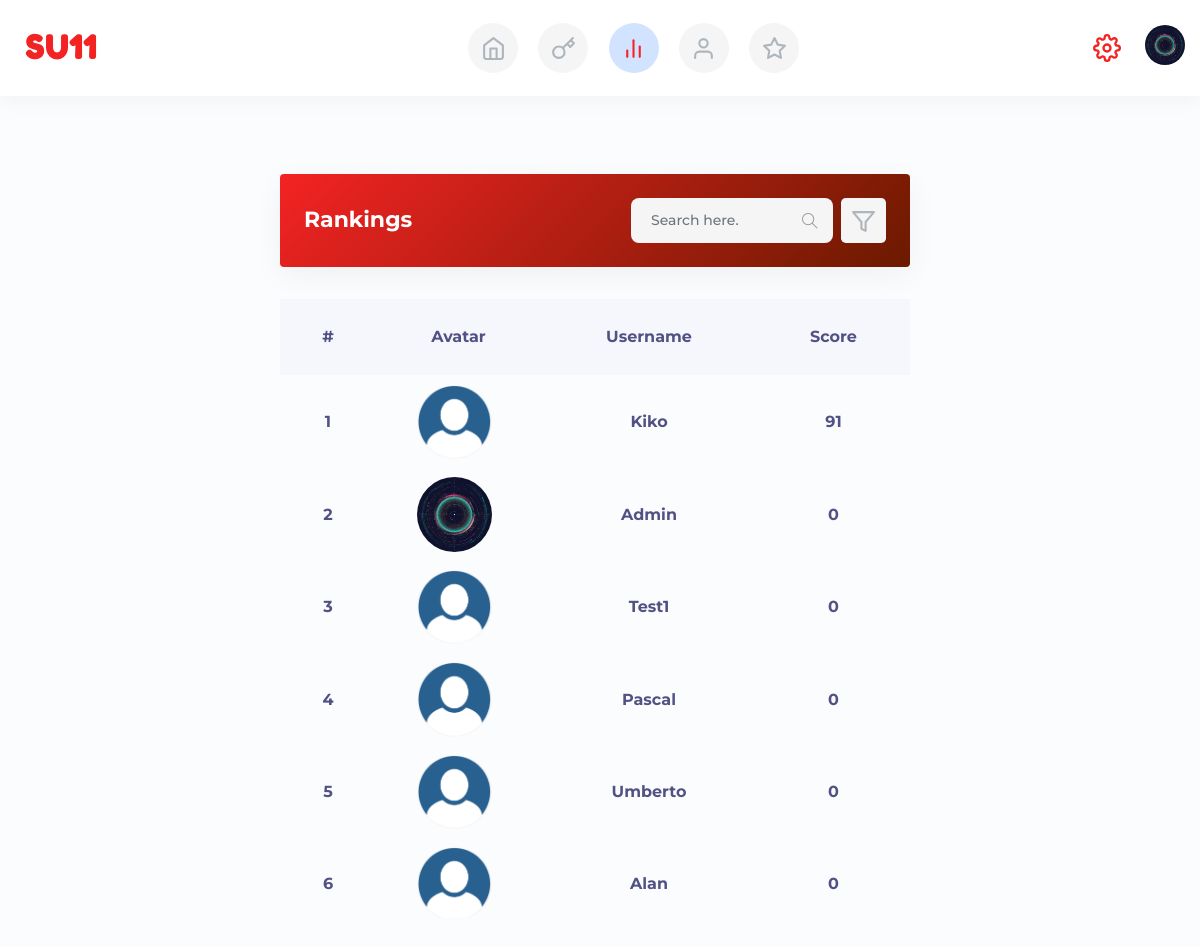
Screenshot of /ranking/ (signed in) with the database file from the repository.
### accounts/models.py (models this page shows, shortened)
class CustomUser(AbstractUser):
    full_name = models.CharField(max_length=50)
    is_vip = models.BooleanField(default=False)
    profile_picture = models.ImageField(upload_to='profile_pics/', blank=True, null=True)
    description = models.TextField(blank=True, max_length=255)
    is_online = models.BooleanField(default=False)
    is_verified = models.BooleanField(default=False)
    score = models.IntegerField(default=0)

### home/views.py (the view)
# urls.py: path('ranking/', views.ranking, name='ranking'),
def ranking(request):
    ranked_users = CustomUser.objects.exclude(username='bot_libur').order_by('-score')[:100]
    context = {
        'active_page': 'ranking',
        'ranked_users': ranked_users,
    }
    return render(request, 'ranking.html', context)

### templates/ranking.html (shortened to what this page needs)
{% extends "base.html" %}
{% load static %}
{% block content %}
<div class="row">
    <div class="col-xl-12 cart-wrapper mb-4">
        <div class="row">
            <div class="col-lg-12 mb-3">
                <div class="card bg-primary-gradiant shadow-xss w-100 d-block d-flex border-0 p-4 mb-3">
                    <div class="card-body d-flex align-items-center p-0">
                        <h2 class="fw-700 mb-0 mt-0 font-md text-white">Rankings</h2>
                        <div class="search-form-2 ms-auto">
                            <i class="ti-search font-xss"></i>
                            <input type="text" class="form-control text-grey-500 mb-0 bg-greylight theme-dark-bg border-0" placeholder="Search here.">
                        </div>
                        <a href="#" class="btn-round-md ms-2 bg-greylight theme-dark-bg rounded-3 font-xss text-grey-500"><i width="25px" height="25px" data-feather="filter"></i></a>
                    </div>
                </div>
            </div>
        </div>
        <div class="row">
            <div class="col-lg-12 mb-3">
                <div class="table-content table-responsive">
                    <table class="table text-center">
                        <thead class="bg-greyblue rounded-3">
                            <tr>
                                <th class="border-0 p-4">#</th>
                                <th class="border-0 p-4">Avatar</th>
                                <th class="border-0 p-4">Username</th>
                                <th class="border-0 p-4">Score</th>
                            </tr>
                        </thead>
                        <tbody>
                            {% for ranked_user in ranked_users %}
                            <tr>
                                <td>
                                    <span>
                                        <span><strong>{{ forloop.counter }}</strong></span>
                                    </span>
                                </td>
                                <td class="ps-0">
                                    <img src="{{ranked_user.profile_picture.url}}" alt="user image" class="w75 rounded-circle">
                                </td>
                                <td>
                                    <span>
                                        <span><strong>{{ ranked_user.username|title }}</strong></span>
                                    </span>
                                </td>
                                <td>
                                    <span>
                                        <span><strong>{{ ranked_user.score }}</strong></span>
                                    </span>
                                </td>
                            </tr>
                            {% endfor %}
                        </tbody>
                    </table>
                </div>
            </div>
        </div>
    </div>
</div>
{% endblock content %}

### templates/base.html (shortened to what this page needs)
{% load static %}
<!DOCTYPE html>
<html lang="en">
<head>
    <link rel="stylesheet" href="{% static 'css/themify-icons.css' %}">
    <link rel="stylesheet" href="{% static 'css/style.css' %}">
    <link rel="stylesheet" href="{% static 'css/emoji.css' %}">
    <link rel="stylesheet" href="https://cdnjs.cloudflare.com/ajax/libs/OwlCarousel2/2.3.4/assets/owl.carousel.min.css" />
    <link rel="stylesheet" href="https://cdnjs.cloudflare.com/ajax/libs/OwlCarousel2/2.3.4/assets/owl.theme.default.css" />
</head>
<body class="color-theme-red mont-font">
    <div class="main-wrapper">
        <div class="nav-header bg-white shadow-xs border-0">
            <div class="nav-top">
                <a href="{% url 'index' %}">
                    <span class="d-inline-block fredoka-font ls-3 fw-600 text-current font-xxl logo-text mb-0">SU11</span>
                </a>
            </div>
            <div class="mx-auto">
                <a href="{% url 'index' %}" class="p-2 text-center ms-3 menu-icon center-menu-icon">
                    <span class="{% if active_page == 'index' %} alert-primary text-current {% else %} bg-greylight text-grey-500 {% endif %} btn-round-lg theme-dark-bg">
                        <i width="25px" height="25px" data-feather="home"></i>
                    </span>
                </a>
                <a href="{% url 'challenges' %}" class="p-2 text-center ms-0 menu-icon center-menu-icon">
                    <span class="{% if active_page == 'challenges' %} alert-primary text-current {% else %} bg-greylight text-grey-500 {% endif %} btn-round-lg theme-dark-bg">
                        <i width="25px" height="25px" data-feather="key"></i>
                    </span>
                </a>
                <a href="{% url 'ranking' %}" class="p-2 text-center ms-0 menu-icon center-menu-icon">
                    <span class="{% if active_page == 'ranking' %} alert-primary text-current {% else %} bg-greylight text-grey-500 {% endif %} btn-round-lg theme-dark-bg">
                        <i width="25px" height="25px" data-feather="bar-chart-2"></i>
                    </span>
                </a>
                <a href="{% url 'edit_profile' %}" class="p-2 text-center ms-0 menu-icon center-menu-icon">
                    <span class="{% if active_page == 'profile' %} alert-primary text-current {% else %} bg-greylight text-grey-500 {% endif %} btn-round-lg theme-dark-bg">
                        <i width="25px" height="25px" data-feather="user"></i>
                    </span>
                </a>
                <a href="" class="p-2 text-center ms-0 menu-icon center-menu-icon">
                    <span class="{% if active_page == 'star' %} alert-primary text-current {% else %} bg-greylight text-grey-500 {% endif %} btn-round-lg theme-dark-bg">
                        <i width="25px" height="25px" data-feather="star"></i>
                    </span>
                </a>
            </div>
            <div class="p-2 text-center nav-ms-10 position-relative dropdown-menu-icon menu-icon cursor-pointer">
                <span class="animation-spin d-inline-block text-current">
                    <i width="28px" height="28px" data-feather="settings"></i>
                </span>
            </div>
            <a href="#" class="p-0 ms-3 menu-icon" id="dropdownMenuProfile" data-bs-toggle="dropdown" aria-expanded="false"><img src="{{user.profile_picture.url}}" alt="user" class="w40 mt--1 rounded-circle"></a>
        </div>
        <div class="main-content d-flex justify-content-between align-items-center">
            <div class="middle-sidebar-bottom">
                <div class="middle-sidebar-left">
                    {% block content %} {% endblock content%}
                </div>
            </div>
        </div>
</body>
</html>

### rows the page displays
CustomUser: profile_picture (picture), username "Admin", score "0"
CustomUser: profile_picture (placeholder picture), username "Kiko", score "91"
CustomUser: profile_picture (placeholder picture), username "Test1", score "0"
CustomUser: profile_picture (placeholder picture), username "Pascal", score "0"
CustomUser: profile_picture (placeholder picture), username "Umberto", score "0"
CustomUser: profile_picture (placeholder picture), username "Alan", score "0"
